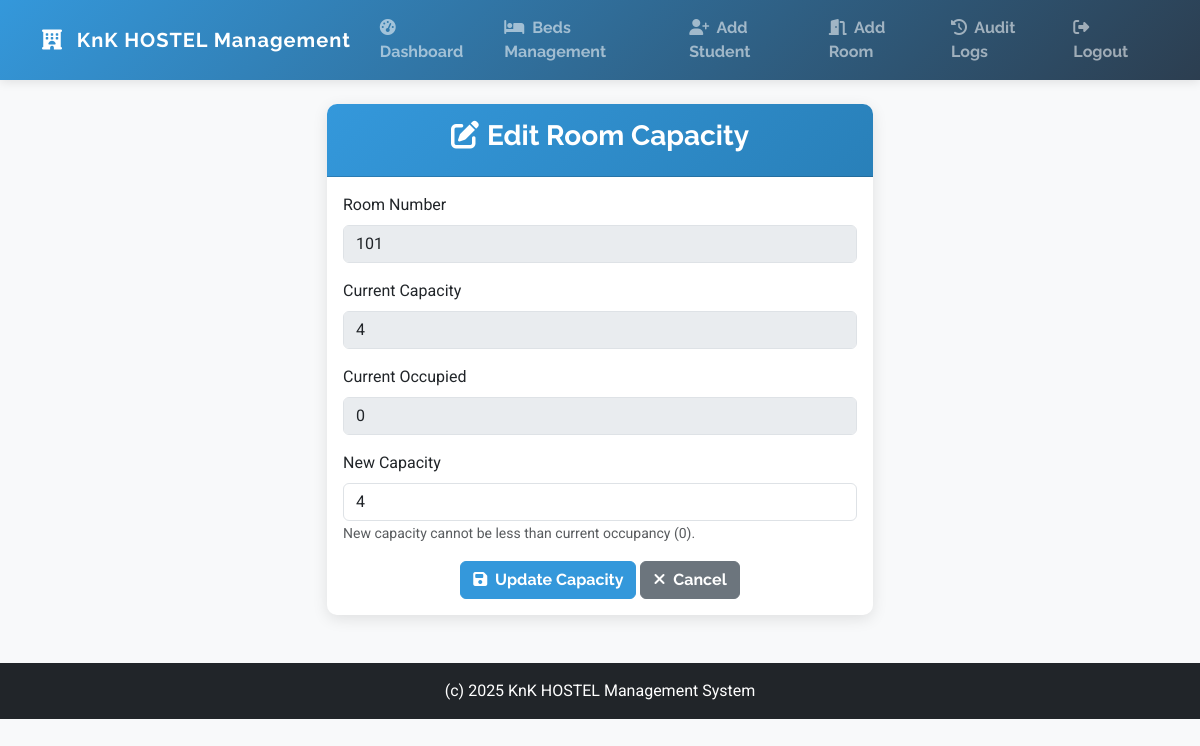
/edit_room/1 (signed in), run on the app's committed database.
### app.py (models this page shows)
class Room(db.Model):
    id = db.Column(db.Integer, primary_key=True)
    room_number = db.Column(db.String(10), unique=True, nullable=False)
    capacity = db.Column(db.Integer, nullable=False)
    occupied = db.Column(db.Integer, default=0)

### app.py (the view, shortened to what this page needs)
@app.route('/edit_room/<int:room_id>', methods=['GET', 'POST'])
@login_required
def edit_room(room_id):
    room = Room.query.get_or_404(room_id)
    return render_template('edit_room.html', room=room)

### app.py (called while the page is built)
@login_manager.user_loader
def load_user(user_id):
    return User.query.get(int(user_id))

### templates/edit_room.html
{% extends "base.html" %}
{% block content %}
<div class="row justify-content-center">
    <div class="col-md-6">
        <div class="card animate__animated animate__fadeInUp">
            <div class="card-header">
                <h3 class="text-center"><i class="fas fa-edit me-2"></i>Edit Room Capacity</h3>
            </div>
            <div class="card-body">
                <form method="POST">
                    <div class="mb-3">
                        <label for="room_number" class="form-label">Room Number</label>
                        <input type="text" class="form-control" id="room_number" value="{{ room.room_number }}" disabled>
                    </div>
                    <div class="mb-3">
                        <label for="current_capacity" class="form-label">Current Capacity</label>
                        <input type="text" class="form-control" id="current_capacity" value="{{ room.capacity }}" disabled>
                    </div>
                    <div class="mb-3">
                        <label for="current_occupied" class="form-label">Current Occupied</label>
                        <input type="text" class="form-control" id="current_occupied" value="{{ room.occupied }}" disabled>
                    </div>
                    <div class="mb-3">
                        <label for="capacity" class="form-label">New Capacity</label>
                        <input type="number" class="form-control" id="capacity" name="capacity" min="{{ room.occupied }}" value="{{ room.capacity }}" required>
                        <small class="text-muted">New capacity cannot be less than current occupancy ({{ room.occupied }}).</small>
                    </div>
                    <div class="text-center">
                        <button type="submit" class="btn btn-primary">
                            <i class="fas fa-save me-1"></i> Update Capacity
                        </button>
                        <a href="{{ url_for('beds') }}" class="btn btn-secondary">
                            <i class="fas fa-times me-1"></i> Cancel
                        </a>
                    </div>
                </form>
            </div>
        </div>
    </div>
</div>
{% endblock %}

### templates/base.html (style rules this page uses)
:root { --primary-color: #3498db; --secondary-color: #2c3e50; --accent-color: #e74c3c; --light-color: #ecf0f1; --dark-color: #2c3e50; }
body { font-family: 'Roboto', sans-serif; background-color: #f8f9fa; color: var(--dark-color); }
h1, h2, h3, h4, h5, h6, .navbar-brand, .nav-link, .btn { font-family: 'Raleway', sans-serif; font-weight: 700; }
.card { border: none; border-radius: 10px; box-shadow: 0 4px 15px rgba(0,0,0,0.1); transition: transform 0.3s ease, box-shadow 0.3s ease; }
.card-header { background: linear-gradient(135deg, var(--primary-color), #2980b9); color: white; border-radius: 10px 10px 0 0 !important; padding: 15px 20px; }
.btn-primary { background-color: var(--primary-color); border-color: var(--primary-color); transition: all 0.3s ease; }

### data on the page
Room: room_number "101", capacity "4", occupied "0"
